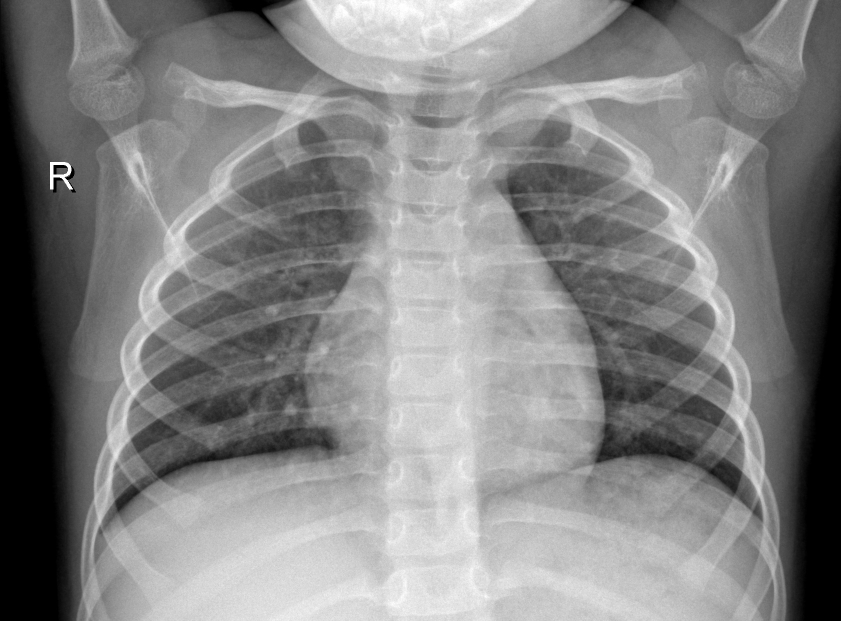
#> input picture data/JPG/NORMAL2-IM-1144-0001.jpeg, 1682 x 1241 px (shown at 1/2 size)
$ python -i preprocess_img.py   (imports and definitions only)
#> lines starting #> are read from the running program, lines starting #| are printed output that depends on the picture
#> further down, picture is the input picture: shape (1241, 1682, 3); min 0, max 255, mean 131.4
import cv2
import numpy as np

def preprocess_image(array):
    """Preprocesa la imagen para el modelo de predicción."""
    array = cv2.resize(array, (512, 512))
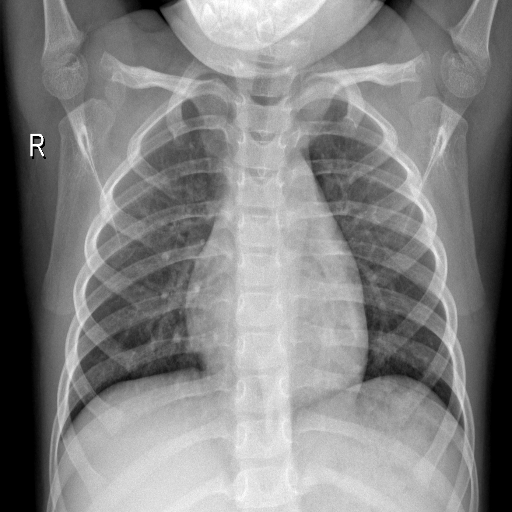
#> array: shape (512, 512, 3); min 0, max 255, mean 131.3
    array = cv2.cvtColor(array, cv2.COLOR_BGR2GRAY)
#> array: shape (512, 512)
    clahe = cv2.createCLAHE(clipLimit=2.0, tileGridSize=(4, 4))
    array = clahe.apply(array)
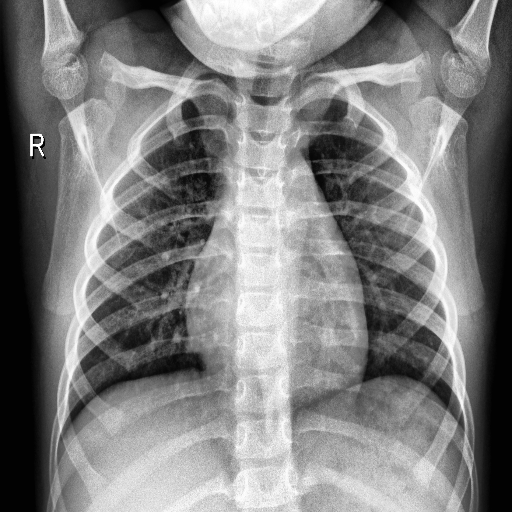
#> array: shape (512, 512); min 1, max 255, mean 127.3
    array = array / 255.0
    array = np.expand_dims(array, axis=-1)
    array = np.expand_dims(array, axis=0)
    return array

>>> import cv2
>>> picture = cv2.imread('../../data/JPG/NORMAL2-IM-1144-0001.jpeg')
>>> result = preprocess_image(picture)

$ run again, on data/JPG/NORMAL2-IM-1145-0001.jpeg
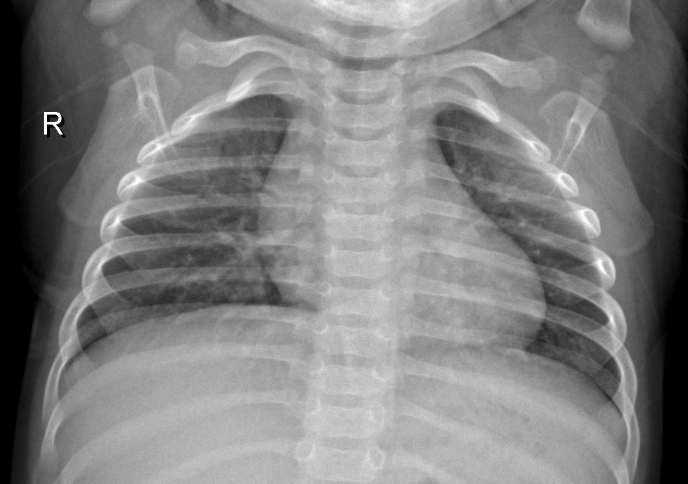
#> input picture data/JPG/NORMAL2-IM-1145-0001.jpeg, 1376 x 967 px (shown at 1/2 size)
#> picture is the input picture: shape (967, 1376, 3); min 0, max 255, mean 127
#> in preprocess_image, `array = cv2.resize(array, (512, 512))`:
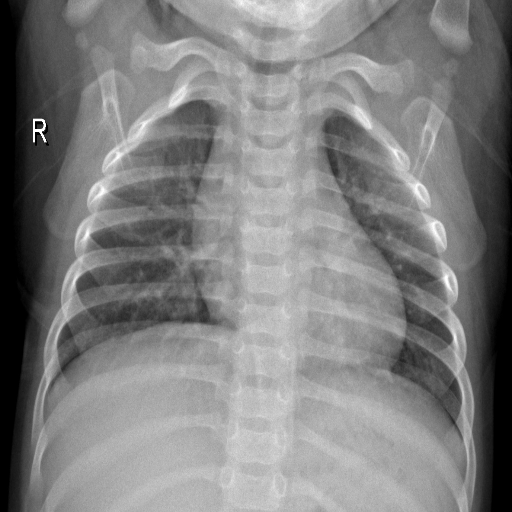
#> array: shape (512, 512, 3); min 0, max 255, mean 126.9
#> in preprocess_image, `array = clahe.apply(array)`:
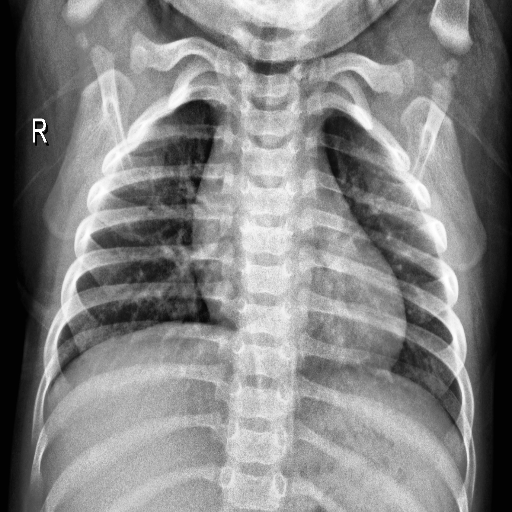
#> array: shape (512, 512); min 1, max 255, mean 131.6

$ run again, on data/JPG/NORMAL2-IM-1147-0001.jpeg
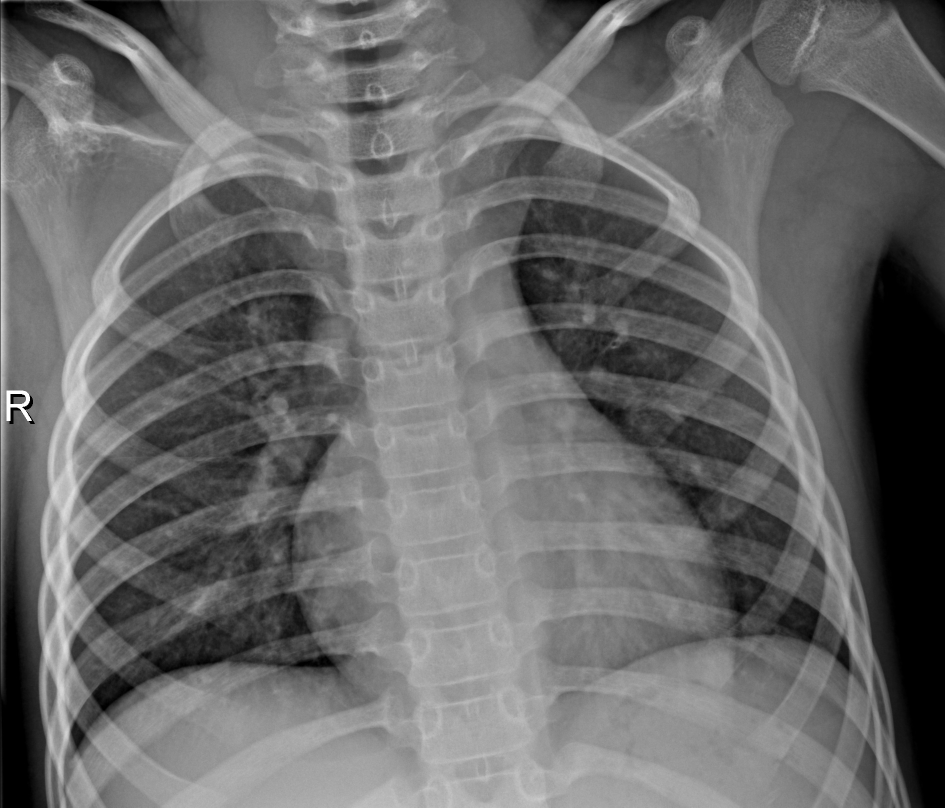
#> input picture data/JPG/NORMAL2-IM-1147-0001.jpeg, 1890 x 1615 px (shown at 1/2 size)
#> picture is the input picture: shape (1615, 1890, 3); min 0, max 255, mean 106.2
#> in preprocess_image, `array = cv2.resize(array, (512, 512))`:
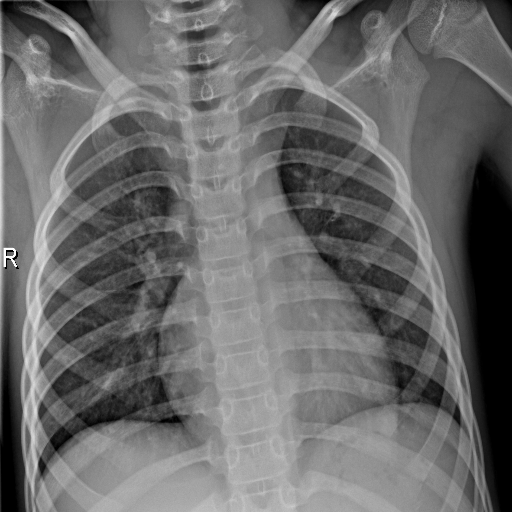
#> array: shape (512, 512, 3); min 0, max 255, mean 106.2
#> in preprocess_image, `array = clahe.apply(array)`:
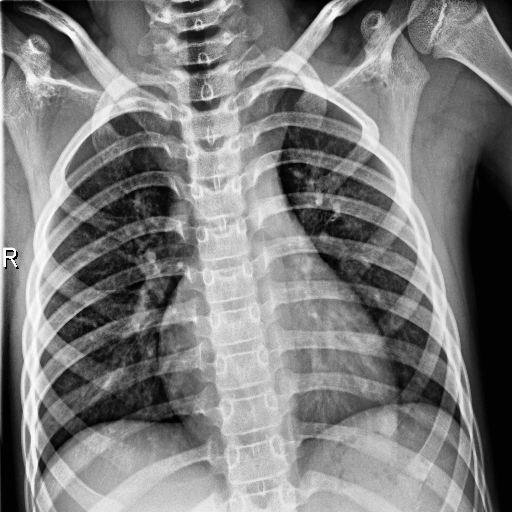
#> array: shape (512, 512); min 0, max 255, mean 124.8
